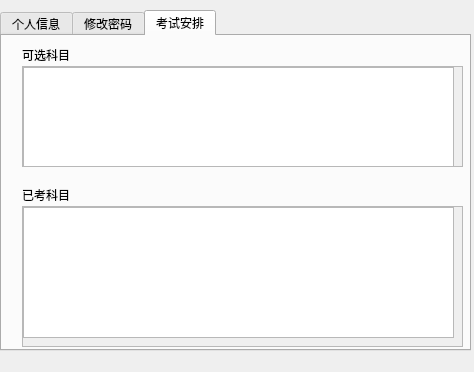
<?xml version="1.0" encoding="UTF-8"?>
<ui version="4.0">
 <class>studentpersonal</class>
 <widget class="QDialog" name="studentpersonal">
  <property name="geometry">
   <rect>
    <x>0</x>
    <y>0</y>
    <width>474</width>
    <height>372</height>
   </rect>
  </property>
  <property name="windowTitle">
   <string>学生界面</string>
  </property>
  <widget class="QTabWidget" name="presonalMsg">
   <property name="geometry">
    <rect>
     <x>0</x>
     <y>10</y>
     <width>471</width>
     <height>341</height>
    </rect>
   </property>
   <property name="styleSheet">
    <string notr="true"/>
   </property>
   <property name="currentIndex">
    <number>2</number>
   </property>
   <widget class="QWidget" name="personalmsg">
    <attribute name="title">
     <string>个人信息</string>
    </attribute>
    <widget class="QWidget" name="horizontalLayoutWidget_2">
     <property name="geometry">
      <rect>
       <x>10</x>
       <y>70</y>
       <width>221</width>
       <height>31</height>
      </rect>
     </property>
     <layout class="QHBoxLayout" name="horizontalLayout_2">
      <item>
       <widget class="QLabel" name="id">
        <property name="text">
         <string>学号</string>
        </property>
       </widget>
      </item>
      <item>
       <widget class="QLabel" name="stuid_2">
        <property name="text">
         <string/>
        </property>
       </widget>
      </item>
     </layout>
    </widget>
    <widget class="QWidget" name="horizontalLayoutWidget_3">
     <property name="geometry">
      <rect>
       <x>10</x>
       <y>10</y>
       <width>221</width>
       <height>31</height>
      </rect>
     </property>
     <layout class="QHBoxLayout" name="horizontalLayout_3">
      <item>
       <widget class="QLabel" name="name">
        <property name="text">
         <string>姓名</string>
        </property>
       </widget>
      </item>
      <item>
       <widget class="QLabel" name="stuname">
        <property name="text">
         <string/>
        </property>
       </widget>
      </item>
     </layout>
    </widget>
   </widget>
   <widget class="QWidget" name="passwdMan">
    <attribute name="title">
     <string>修改密码</string>
    </attribute>
    <widget class="QLabel" name="label_13">
     <property name="geometry">
      <rect>
       <x>70</x>
       <y>170</y>
       <width>67</width>
       <height>17</height>
      </rect>
     </property>
     <property name="text">
      <string>确认密码：</string>
     </property>
    </widget>
    <widget class="QLineEdit" name="leNewPwd_chk">
     <property name="geometry">
      <rect>
       <x>190</x>
       <y>160</y>
       <width>113</width>
       <height>27</height>
      </rect>
     </property>
    </widget>
    <widget class="QLineEdit" name="leOldPwd">
     <property name="geometry">
      <rect>
       <x>190</x>
       <y>40</y>
       <width>113</width>
       <height>27</height>
      </rect>
     </property>
    </widget>
    <widget class="QLineEdit" name="leNewPwd">
     <property name="geometry">
      <rect>
       <x>190</x>
       <y>100</y>
       <width>113</width>
       <height>27</height>
      </rect>
     </property>
    </widget>
    <widget class="QLabel" name="label_14">
     <property name="geometry">
      <rect>
       <x>70</x>
       <y>40</y>
       <width>67</width>
       <height>17</height>
      </rect>
     </property>
     <property name="text">
      <string>旧密码：</string>
     </property>
    </widget>
    <widget class="QPushButton" name="btnQuit">
     <property name="geometry">
      <rect>
       <x>200</x>
       <y>240</y>
       <width>97</width>
       <height>27</height>
      </rect>
     </property>
     <property name="text">
      <string>取消</string>
     </property>
    </widget>
    <widget class="QPushButton" name="btnOk">
     <property name="geometry">
      <rect>
       <x>70</x>
       <y>240</y>
       <width>97</width>
       <height>27</height>
      </rect>
     </property>
     <property name="text">
      <string>保存</string>
     </property>
    </widget>
    <widget class="QLabel" name="label_15">
     <property name="geometry">
      <rect>
       <x>70</x>
       <y>100</y>
       <width>67</width>
       <height>17</height>
      </rect>
     </property>
     <property name="text">
      <string>新密码</string>
     </property>
    </widget>
   </widget>
   <widget class="QWidget" name="exam_man">
    <attribute name="title">
     <string>考试安排</string>
    </attribute>
    <widget class="QLabel" name="label_16">
     <property name="geometry">
      <rect>
       <x>20</x>
       <y>10</y>
       <width>67</width>
       <height>17</height>
      </rect>
     </property>
     <property name="text">
      <string>可选科目</string>
     </property>
    </widget>
    <widget class="QScrollArea" name="scrollArea">
     <property name="geometry">
      <rect>
       <x>20</x>
       <y>30</y>
       <width>441</width>
       <height>101</height>
      </rect>
     </property>
     <property name="widgetResizable">
      <bool>true</bool>
     </property>
     <widget class="QWidget" name="scrollAreaWidgetContents">
      <property name="geometry">
       <rect>
        <x>0</x>
        <y>0</y>
        <width>439</width>
        <height>99</height>
       </rect>
      </property>
      <widget class="QTableWidget" name="tableWidget_examing">
       <property name="geometry">
        <rect>
         <x>0</x>
         <y>0</y>
         <width>431</width>
         <height>101</height>
        </rect>
       </property>
      </widget>
     </widget>
    </widget>
    <widget class="QLabel" name="label_17">
     <property name="geometry">
      <rect>
       <x>20</x>
       <y>150</y>
       <width>67</width>
       <height>17</height>
      </rect>
     </property>
     <property name="text">
      <string>已考科目</string>
     </property>
    </widget>
    <widget class="QScrollArea" name="scrollArea_2">
     <property name="geometry">
      <rect>
       <x>20</x>
       <y>170</y>
       <width>441</width>
       <height>141</height>
      </rect>
     </property>
     <property name="widgetResizable">
      <bool>true</bool>
     </property>
     <widget class="QWidget" name="scrollAreaWidgetContents_2">
      <property name="geometry">
       <rect>
        <x>0</x>
        <y>0</y>
        <width>439</width>
        <height>139</height>
       </rect>
      </property>
      <widget class="QTableWidget" name="tableWidget_examed">
       <property name="geometry">
        <rect>
         <x>0</x>
         <y>0</y>
         <width>431</width>
         <height>131</height>
        </rect>
       </property>
      </widget>
     </widget>
    </widget>
   </widget>
  </widget>
 </widget>
 <resources/>
 <connections/>
</ui>
